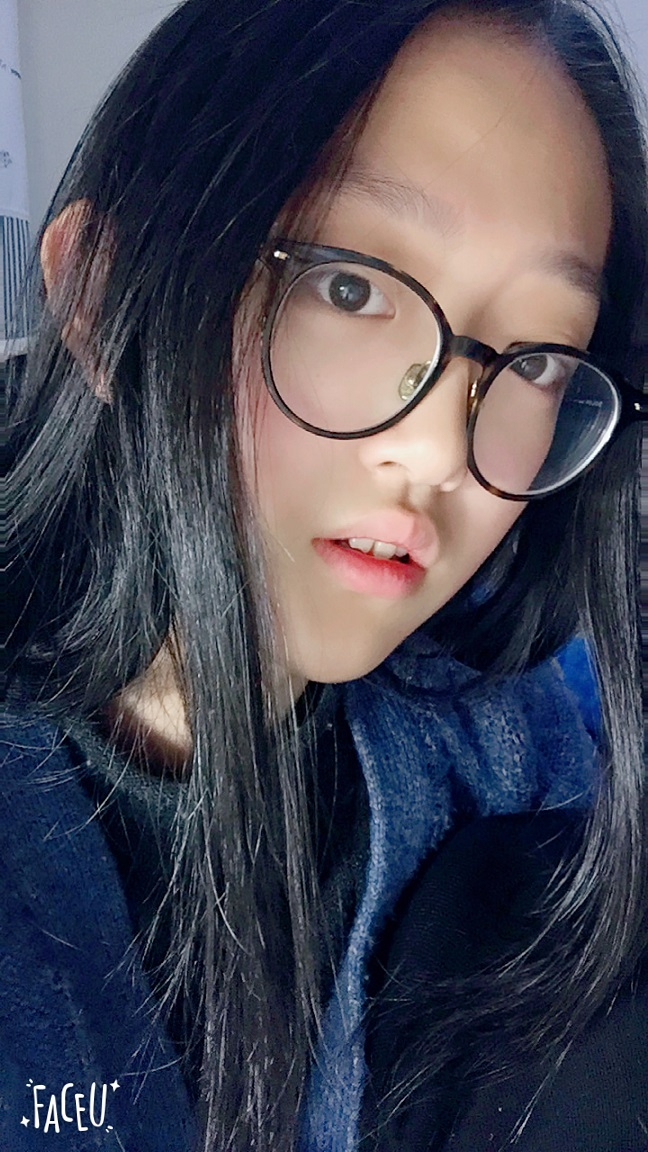
#> input picture test.JPG, 648 x 1152 px, found by its file name
$ python face.py   (Python 2 division)
#> lines starting #> are read from the running program, lines starting #| are printed output that depends on the picture; after the words box and inside, x2 and y2 are one past the last pixel; in counts of white or black regions, pixels touching at a corner belong together
# coding:utf-8
import cv2
import sys

# 待检测的图片路径1

#imagepath = r'./test.jpg'
# 获取训练好的人脸的参数数据，这里直接从GitHub上使用默认值
# 现在，我们创建一个 cascade，并用人脸 cascade 初始化。这把人脸 cascade 导入内存，所以它随时可以使用。记住，该 cascade 只是一个包含人脸检测数据的 XML 文件。
face_cascade = cv2.CascadeClassifier(r'haarcascade_frontalface_default.xml')
print(face_cascade.empty())
# 读取图片
image = cv2.imread('test.jpg')
#> image is the input picture: shape (1152, 648, 3); mean B, G, R 82.8, 69.8, 70.5
# 灰度转换的作用就是：转换成灰度的图片的计算强度得以降低
gray = cv2.cvtColor(image,cv2.COLOR_BGR2GRAY)
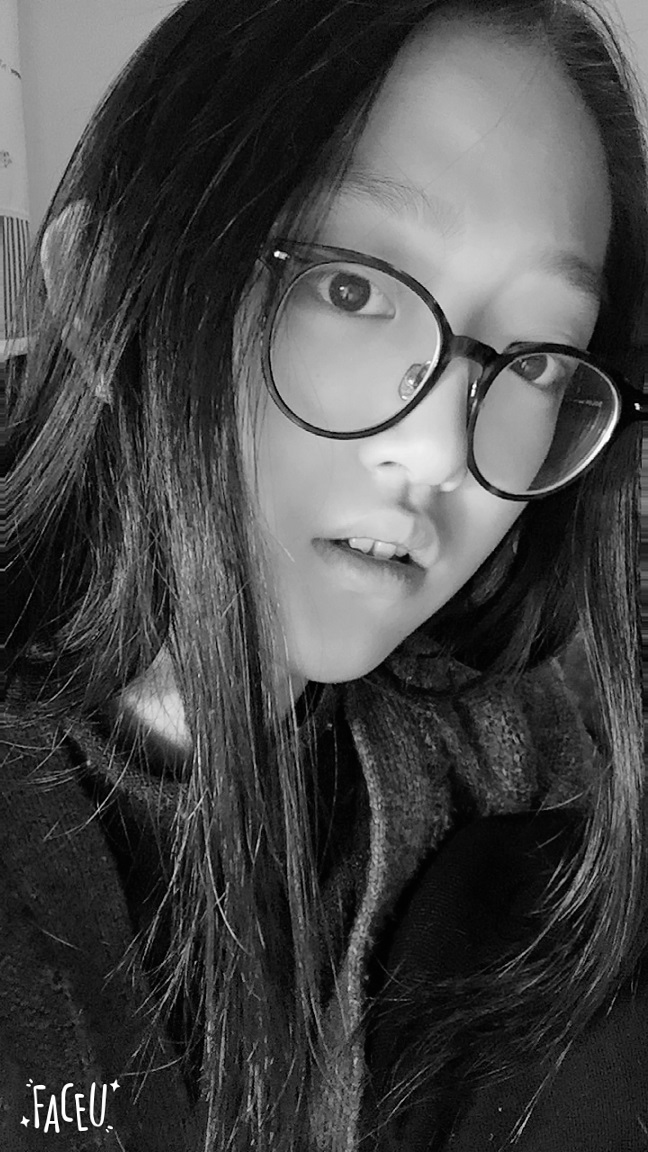
#> gray: shape (1152, 648); min 0, max 255, mean 71.5
# 探测图片中的人脸
faces = face_cascade.detectMultiScale(gray,1.1,3)
#> faces = [[157, 1030, 60, 60], [196, 306, 310, 310]]
# scaleFactor调成 1.2能去除错误检测,为每一个级联矩形应该保留的邻近个数，可以理解为一个人周边有几个人脸
# 该函数做的就是检测人脸，是代码核心部分。所以，我们来过一遍选项。DetectMultiScale函数是一个检测物体的通用函数。我们在人脸 cascade上调用它，它检测的就是人脸。第一个选

#项是灰度图片。第二个是 scaleFactor。有的人脸离镜头近，会比其他人脸更大。ScaleFactor对此进行补偿。检测算法使用移动窗口来检测物体。在系统宣布检测到人脸之前，minNeighbors

#会对当前其周围有多少物体进行定义。MinSize给出每个窗口的大小。我用的是这些领域的常用值。现实中，你会拿不同的值试验窗口尺寸、扩展因素等参数，直到找出最比较合适的那一个。
#当该函数认为它找到一张人脸时，会返回一个矩形列表。下一步，我们会进行循环，直到它认为检测出了什么。

print "found{0}faces!".format(len(faces))
#| found2faces!
for(x,y,w,h) in faces:
#方框
#该函数返回四个值：矩形的 x和 y坐标，以及它的高和宽。我们用这些值和内置的 rectangle函数，画出矩阵
    cv2.rectangle(image,(x,y),(x+w,y+h),(0,255,0),2)
#> this loop made 2 passes
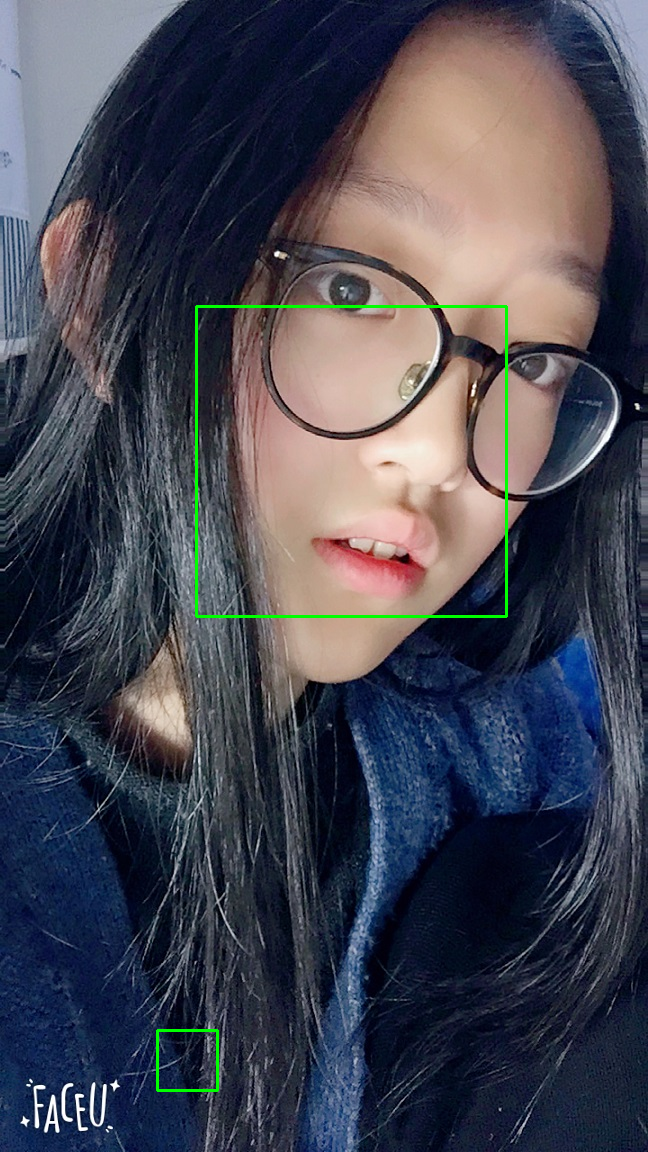
#> image: shape (1152, 648, 3); 0.59% of pixels changed, all inside (x1, y1, x2, y2) = (156, 305, 508, 1092)
#圆形
#cv2.circle(image,((x+x+w)/2,(y+y+h)/2),w/2,(0,255,0),2)
cv2.imshow("Find Faces!",image)
cv2.waitKey(0)
